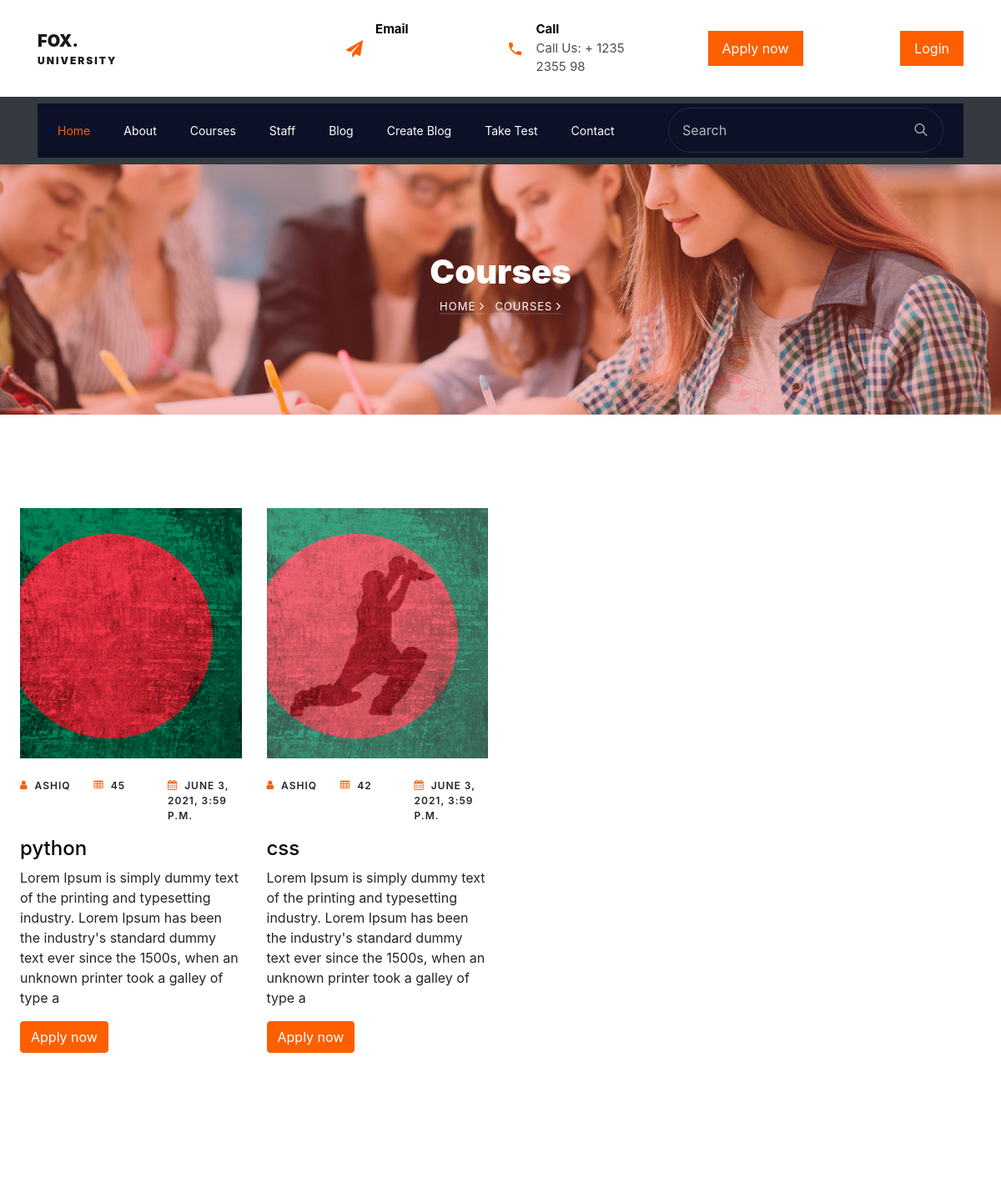
The app's page /courses (upper part), older data.
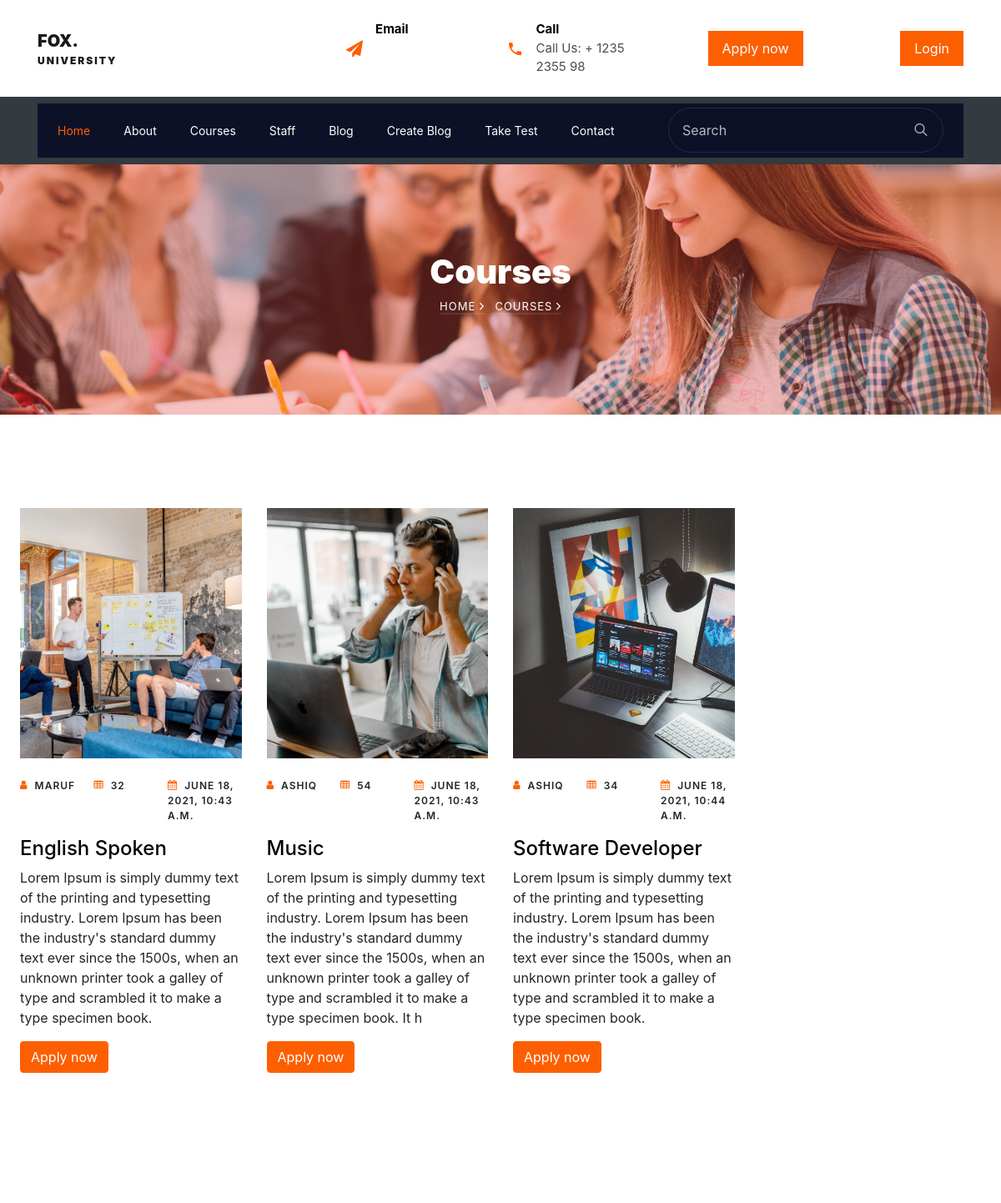
The same page, newer data.
### lms_app/models.py (models this page shows, shortened)
class Courses(models.Model):
    course_image = models.ImageField(blank = True, null = True)
    course_name = models.CharField(max_length=100)
    course_detail = models.TextField(max_length=250)
    publish_date = models.DateTimeField(auto_now_add=True)
    available_seat = models.IntegerField()
    author = models.ForeignKey(CourseAuthor, on_delete=models.CASCADE)

class CourseAuthor(models.Model):
    user = models.OneToOneField(User, on_delete=models.CASCADE)
    def __str__(self):
        return str(self.user)

### lms_app/views.py (the view)
# urls.py: path('courses', courses, name='courses'),
def courses(request):
    all_courses=Courses.objects.all()
    context={'all_courses':all_courses}
    return render(request, 'courses.html', context)

### templates/courses.html
{% extends 'base.html' %}
{% load static %}
{% block content %}
    <section class="hero-wrap hero-wrap-2" style="background-image: url('{% static 'images/bg_1.jpg' %}');">
      <div class="overlay"></div>
      <div class="container">
        <div class="row no-gutters slider-text align-items-center justify-content-center">
          <div class="col-md-9 ftco-animate text-center">
            <h1 class="mb-2 bread">Courses</h1>
            <p class="breadcrumbs"><span class="mr-2"><a href="{% url 'index' %}">Home <i class="ion-ios-arrow-forward"></i></a></span> <span>Courses <i class="ion-ios-arrow-forward"></i></span></p>
          </div>
        </div>
      </div>
    </section>
    <section class="ftco-section">
			<div class="container-fluid px-4">
				<div class="row">
					{% for course in all_courses %}
					<div class="col-md-3 course ftco-animate">
						<div class="img" style="background-image: url(/media/{{course.course_image}});"></div>
						<div class="text pt-4">
							<p class="meta d-flex">
								<span><i class="icon-user mr-2"></i>{{ course.author }}</span>
								<span><i class="icon-table mr-2"></i>{{course.available_seat}}</span>
								<span><i class="icon-calendar mr-2"></i>{{course.publish_date}}</span>
							</p>
							<h3><a href="#">{{ course.course_name }}</a></h3>
							<p>{{course.course_detail}}</p>
							<p><a href="#" class="btn btn-primary">Apply now</a></p>
						</div>
					</div>
					{% endfor %}
				</div>
			</div>
		</section>
{% endblock %}

Row changes from the older to the newer data that the page shows:
changed Courses: course_image: a different picture; author "ASHIQ" → "MARUF"; available_seat "45" → "32"; publish_date "JUNE 3, 2021, 3:59 P.M." → "JUNE 18, 2021, 10:43 A.M."; course_name "python" → "English Spoken"; course_detail "…a galley of type a" → "…a galley of type and scrambled it to make a type specimen book."
changed Courses: course_image: a different picture; available_seat "42" → "54"; publish_date "JUNE 3, 2021, 3:59 P.M." → "JUNE 18, 2021, 10:43 A.M."; course_name "css" → "Music"; course_detail "…a galley of type a" → "…a galley of type and scrambled it to make a type specimen book. It h"
added Courses: course_image (picture), author "ASHIQ", available_seat "34", publish_date "JUNE 18, 2021, 10:44 A.M.", course_name "Software Developer", course_detail "Lorem Ipsum is simply dummy text of the printing and typesetting industry. Lorem Ipsum has been the industry's standard dummy text ever since the 1500s, when an unknown printer took a galley of type and scrambled it to make a type specimen book."
